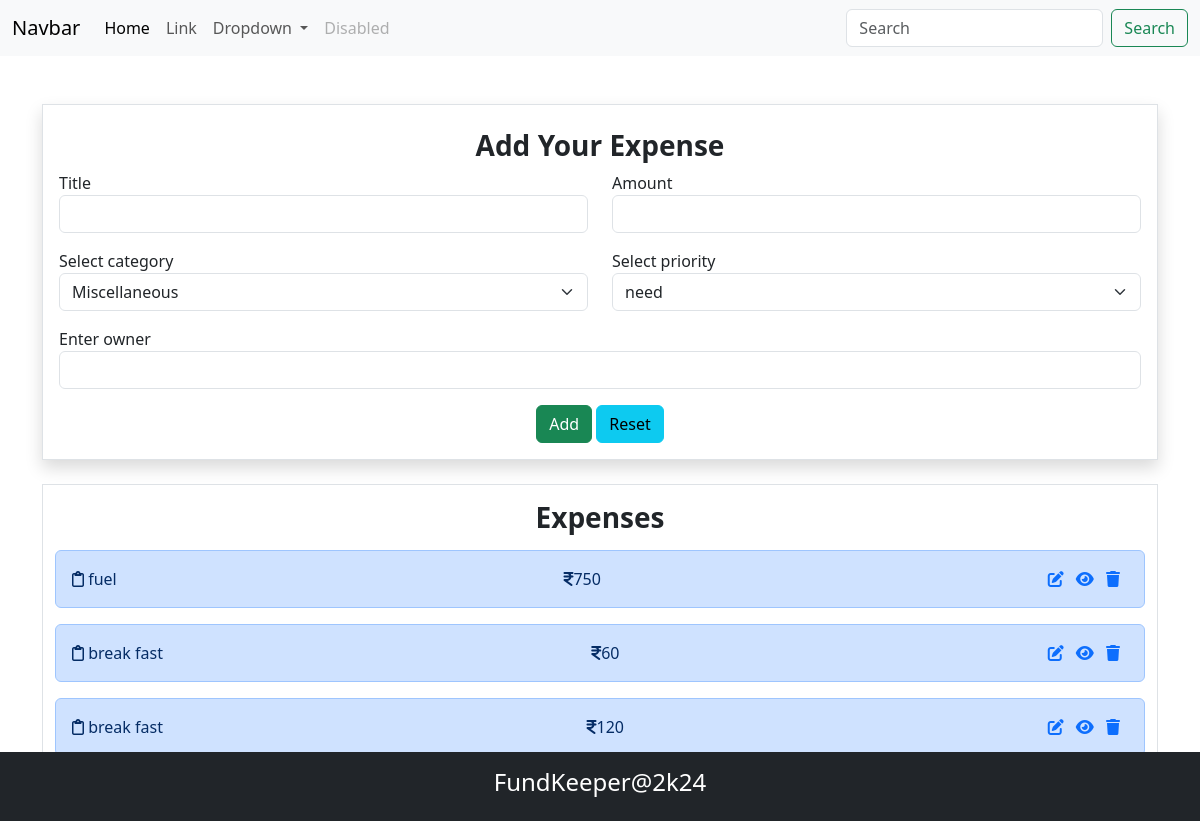
/expense/add/, run on an earlier commit of the app's database.
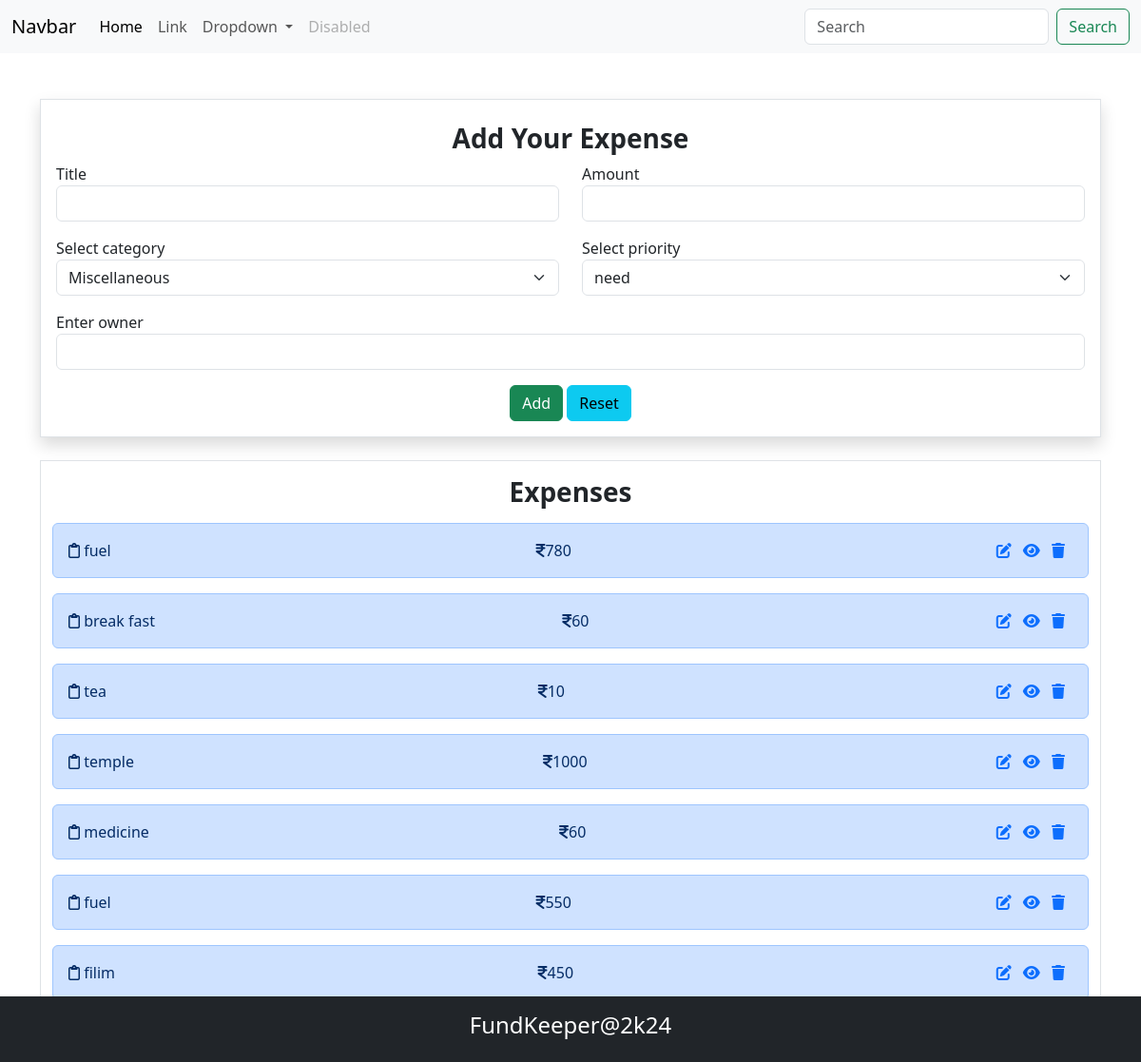
And on a later commit of the database.
### budget/models.py (models this page shows, shortened)
class Expense(models.Model):
    title=models.CharField(max_length=200)
    amount=models.PositiveIntegerField()
    expense_categories = (
        ("Housing", "Housing"),
        ("Transportation", "Transportation"),
        ("Food", "Food"),
        ("Health", "Health"),
        ("Entertainment", "Entertainment"),
        ("DebtPayments", "Debt Payments"),
        ("PersonalCare", "Personal Care"),
        ("Education", "Education"),
        ("Savings", "Savings"),
        ("Miscellaneous", "Miscellaneous")
    )
    category=models.CharField(max_length=200,choices=expense_categories,default="Miscellaneous")
    owner=models.CharField(max_length=200)
    created_date=models.DateTimeField(auto_now_add=True)
    priority_options=(
        ("need","need"),
        ("want","want")
    )
    priority=models.CharField(max_length=200,choices=priority_options,default="need")

### budget/views.py (the view, shortened to what this page needs)
# urls.py: path("expense/add/",views.ExpenseCreateView.as_view(),name="expense-add"),
class ExpenseCreateView(View):
    def get(self,request,*args,**kwargs):
        form_instance=ExpenseForm()
        qs=Expense.objects.all()
        return render(request,"expense_add.html",{"form":form_instance,"data":qs})

### budget/forms.py
class ExpenseForm(forms.ModelForm):
    class Meta:
        model=Expense
        exclude=("id","created_date")
        widgets={
            "title":forms.TextInput(attrs={"class":"form-control"}),
            "amount":forms.NumberInput(attrs={"class":"form-control"}),
            "category":forms.Select(attrs={"class":"form-control form-select"}),
            "owner":forms.TextInput(attrs={"class":"form-control"}),
            "priority":forms.Select(attrs={"class":"form-control form-select"})
        }

### budget/templates/expense_add.html (shortened to what this page needs)
{%extends 'base.html'%}
{%block main_block%}
<div class="container mt-5">
    <div class="container-fluid border p-3 shadow mb-4"
    data-aos="zoom-out-up"
    data-aos-easing="ease-out-cubic"
    data-aos-duration="2000">
        <h3 class="text-center fw-bold my-2">Add Your Expense</h3>
        <form action="" method="post">
            <div class="mb-3">
               <div class="row">
                <div class="col-6">
                    <label for="">Title</label>
                    {{form.title}}
                </div>
                <div class="col-6">
                    <label for="">Amount</label>
                    {{form.amount}}
                </div>
               </div>
            </div>
            <div class="mb-3">
                <div class="row">
                 <div class="col-6">
                     <label for="">Select category</label>
                     {{form.category}}
                 </div>
                 <div class="col-6">
                     <label for="">Select priority</label>
                     {{form.priority}}
                 </div>
                </div>
             </div>
             <div class="mb-3">
                <div class="row">
                 <div class="col-12">
                     <label for="">Enter owner</label>
                     {{form.owner}}
                 </div>
                </div>
             </div>
             <div class="d-flex justify-content-center">
               <div>
                <button type="submit" class="btn btn-success">Add</button>
                <button type="reset" class="btn btn-info">Reset</button>
               </div>
             </div>
        </form>
    </div>
    <div class="container-fluid border mb-5">
        <h3 class="text-center fw-bold my-3">Expenses</h3>
        {%for e in data%}
        <div class="alert alert-primary d-flex justify-content-between" role="alert" data-aos="fade-down"
        data-aos-easing="linear"
        data-aos-duration="1000">
           <div> <i class="fa-regular fa-clipboard"></i> {{e.title}}</div>
         <div>   <i class="fa-solid fa-indian-rupee-sign"></i>{{e.amount}}</div>
            <div>
                <a href="{%url 'expense-update' e.id%}" class="me-2"><i class="fa-solid fa-pen-to-square"> </i></a>
                <a href="{%url 'expense-detail' e.id%}" class="me-2"><i class="fa-solid fa-eye"></i></a>
                <a href="{%url 'expense-delete' e.id %}" class="me-2"><i class="fa-solid fa-trash"></i></a>
            </div>
          </div>
        {%endfor%}
    </div>
</div>
{%endblock%}

### budget/templates/base.html (shortened to what this page needs)
<!DOCTYPE html>
<html lang="en">
<head>
     <link href="https://cdn.jsdelivr.net/npm/bootstrap@5.3.3/dist/css/bootstrap.min.css" rel="stylesheet">
     <link rel="stylesheet" href="https://cdnjs.cloudflare.com/ajax/libs/font-awesome/6.5.2/css/all.min.css" />
     <link href="https://unpkg.com/aos@2.3.1/dist/aos.css" rel="stylesheet">
</head>
<body>
    <nav class="navbar navbar-expand-lg bg-body-tertiary">
        <div class="container-fluid">
          <a class="navbar-brand" href="#">Navbar</a>
          <div class="collapse navbar-collapse" id="navbarSupportedContent">
            <ul class="navbar-nav me-auto mb-2 mb-lg-0">
              <li class="nav-item">
                <a class="nav-link active" aria-current="page" href="#">Home</a>
              </li>
              <li class="nav-item">
                <a class="nav-link" href="#">Link</a>
              </li>
              <li class="nav-item dropdown">
                <a class="nav-link dropdown-toggle" href="#" role="button" data-bs-toggle="dropdown" aria-expanded="false">
                  Dropdown
                </a>
              </li>
              <li class="nav-item">
                <a class="nav-link disabled" aria-disabled="true">Disabled</a>
              </li>
            </ul>
            <form class="d-flex" role="search">
              <input class="form-control me-2" type="search" placeholder="Search" aria-label="Search">
              <button class="btn btn-outline-success" type="submit">Search</button>
            </form>
          </div>
        </div>
      </nav>
    {%block main_block%}
    {%endblock%}
    <footer class="bg-dark p-3 fixed-bottom mt-2">
      <h4 class="text-center text-white">FundKeeper@2k24</h4>
    </footer>
</body>
</html>

What changed in the data, as far as the page shows it:
removed Expense: title "break fast", amount "120"
changed Expense (number 1 of 7 on the later page): amount "750" → "780"
added Expense: title "tea", amount "10"
added Expense: title "temple", amount "1000"
added Expense: title "medicine", amount "60"
added Expense: title "fuel", amount "550"
added Expense: title "filim", amount "450"
